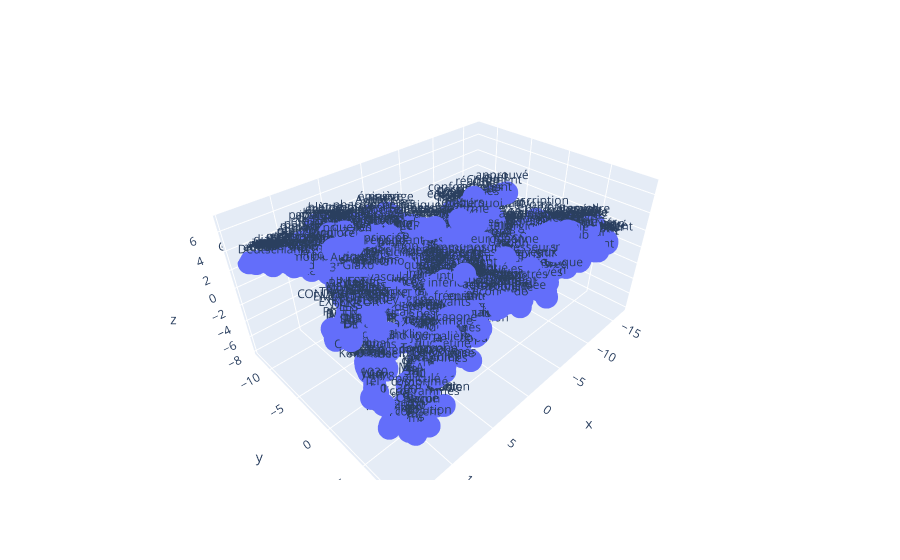

The notebook cell saved with this chart:
### Code cell
import plotly.express as px
df_2 = pd.DataFrame(X_tsne, columns=['x', 'y', 'z'])
df_2['word'] = words
fig = px.scatter_3d(df_2, x='x', y='y', z='z', text='word')
fig.show()

### Figure 1 — Plotly figure (JSON) as saved in the notebook; plotly's stock layout.template omitted (floating-point values rounded to 4 significant figures; data arrays with more than 128 entries replaced by an {"elided": "..."} marker saying what was removed)
{"data": [{"hovertemplate": "x=%{x}<br>y=%{y}<br>z=%{z}<br>word=%{text}<extra></extra>", "legendgroup": "", "marker": {"color": "#636efa", "symbol": "circle"}, "mode": "markers+text", "name": "", "scene": "scene", "showlegend": false, "text": {"elided": "1201 str values"}, "type": "scatter3d", "x": {"elided": "1201 float values"}, "y": {"elided": "1201 float values"}, "z": {"elided": "1201 float values"}}], "layout": {"legend": {"tracegroupgap": 0}, "margin": {"t": 60}, "scene": {"domain": {"x": [0, 1], "y": [0, 1]}, "xaxis": {"title": {"text": "x"}}, "yaxis": {"title": {"text": "y"}}, "zaxis": {"title": {"text": "z"}}}}}
